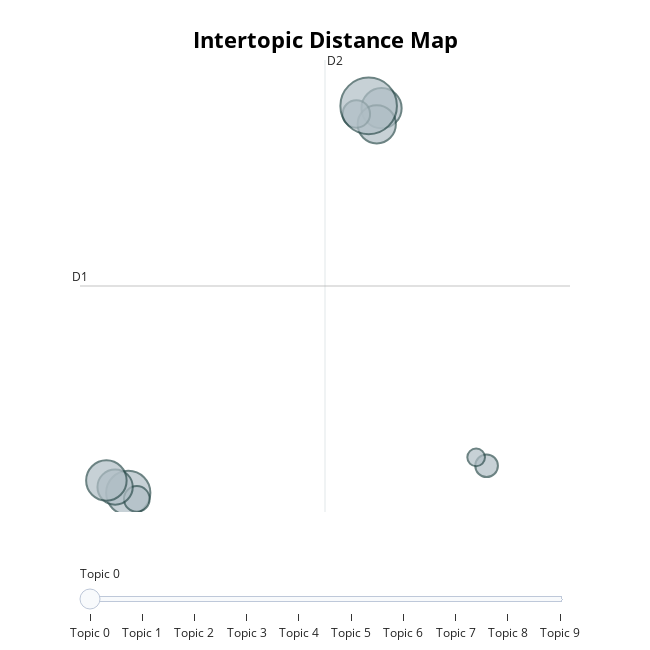

This figure's notebook cell:
### Markdown cell above
### Interactive BERTopic visualization

### Code cell
# Plotly
fig = topic_model.visualize_topics(use_ctfidf=True)
fig.show()

### Figure 1 — Plotly figure (JSON) as saved in the notebook; plotly's stock layout.template omitted (floating-point values rounded to 4 significant figures)
{"data": [{"customdata": [[0, "sandy | hurricane | storm | power | amp", 1007], [1, "message | like | please | information | know", 3839], [2, "water | health | disease | food | child", 3167], [3, "haiti | earthquake | haitian | rt | passport", 1297], [4, "help | house | please | port | need", 2445], [5, "government | international | country | group | said", 2870], [6, "earthquake | quake | tsunami | information | people", 1481], [7, "santiago | chile | concepcion | aftershock | rt", 614], [8, "food | need | tent | water | help", 3217], [9, "flood | rain | area | water | people", 6279]], "hovertemplate": "<b>Topic %{customdata[0]}</b><br>%{customdata[1]}<br>Size: %{customdata[2]}", "legendgroup": "", "marker": {"color": "#B0BEC5", "line": {"color": "DarkSlateGrey", "width": 2}, "size": [1007, 3839, 3167, 1297, 2445, 2870, 1481, 614, 3217, 6279], "sizemode": "area", "sizeref": 3.924, "symbol": "circle"}, "mode": "markers", "name": "", "orientation": "v", "showlegend": false, "type": "scatter", "x": [18.96, 6.742, 15.38, 7.033, 6.294, 15.21, 14.52, 18.6, 5.996, 14.94], "xaxis": "x", "y": [-2.305, -3.463, 12.98, -3.725, -3.218, 12.29, 12.73, -1.949, -2.937, 13.07], "yaxis": "y"}], "layout": {"annotations": [{"showarrow": false, "text": "D1", "x": 5.096, "y": 5.376, "yshift": 10}, {"showarrow": false, "text": "D2", "x": 13.45, "xshift": 10, "y": 15.04}], "height": 650, "hoverlabel": {"bgcolor": "white", "font": {"family": "Rockwell", "size": 16}}, "legend": {"itemsizing": "constant", "tracegroupgap": 0}, "margin": {"t": 60}, "shapes": [{"line": {"color": "#CFD8DC", "width": 2}, "type": "line", "x0": 13.45, "x1": 13.45, "y0": -4.284, "y1": 15.04}, {"line": {"color": "#9E9E9E", "width": 2}, "type": "line", "x0": 5.096, "x1": 21.8, "y0": 5.376, "y1": 5.376}], "sliders": [{"active": 0, "pad": {"t": 50}, "steps": [{"args": [{"marker.color": [["red", "#B0BEC5", "#B0BEC5", "#B0BEC5", "#B0BEC5", "#B0BEC5", "#B0BEC5", "#B0BEC5", "#B0BEC5", "#B0BEC5"]]}], "label": "Topic 0", "method": "update"}, {"args": [{"marker.color": [["#B0BEC5", "red", "#B0BEC5", "#B0BEC5", "#B0BEC5", "#B0BEC5", "#B0BEC5", "#B0BEC5", "#B0BEC5", "#B0BEC5"]]}], "label": "Topic 1", "method": "update"}, {"args": [{"marker.color": [["#B0BEC5", "#B0BEC5", "red", "#B0BEC5", "#B0BEC5", "#B0BEC5", "#B0BEC5", "#B0BEC5", "#B0BEC5", "#B0BEC5"]]}], "label": "Topic 2", "method": "update"}, {"args": [{"marker.color": [["#B0BEC5", "#B0BEC5", "#B0BEC5", "red", "#B0BEC5", "#B0BEC5", "#B0BEC5", "#B0BEC5", "#B0BEC5", "#B0BEC5"]]}], "label": "Topic 3", "method": "update"}, {"args": [{"marker.color": [["#B0BEC5", "#B0BEC5", "#B0BEC5", "#B0BEC5", "red", "#B0BEC5", "#B0BEC5", "#B0BEC5", "#B0BEC5", "#B0BEC5"]]}], "label": "Topic 4", "method": "update"}, {"args": [{"marker.color": [["#B0BEC5", "#B0BEC5", "#B0BEC5", "#B0BEC5", "#B0BEC5", "red", "#B0BEC5", "#B0BEC5", "#B0BEC5", "#B0BEC5"]]}], "label": "Topic 5", "method": "update"}, {"args": [{"marker.color": [["#B0BEC5", "#B0BEC5", "#B0BEC5", "#B0BEC5", "#B0BEC5", "#B0BEC5", "red", "#B0BEC5", "#B0BEC5", "#B0BEC5"]]}], "label": "Topic 6", "method": "update"}, {"args": [{"marker.color": [["#B0BEC5", "#B0BEC5", "#B0BEC5", "#B0BEC5", "#B0BEC5", "#B0BEC5", "#B0BEC5", "red", "#B0BEC5", "#B0BEC5"]]}], "label": "Topic 7", "method": "update"}, {"args": [{"marker.color": [["#B0BEC5", "#B0BEC5", "#B0BEC5", "#B0BEC5", "#B0BEC5", "#B0BEC5", "#B0BEC5", "#B0BEC5", "red", "#B0BEC5"]]}], "label": "Topic 8", "method": "update"}, {"args": [{"marker.color": [["#B0BEC5", "#B0BEC5", "#B0BEC5", "#B0BEC5", "#B0BEC5", "#B0BEC5", "#B0BEC5", "#B0BEC5", "#B0BEC5", "red"]]}], "label": "Topic 9", "method": "update"}]}], "title": {"font": {"color": "Black", "size": 22}, "text": "<b>Intertopic Distance Map</b>", "x": 0.5, "xanchor": "center", "y": 0.95, "yanchor": "top"}, "width": 650, "xaxis": {"anchor": "y", "domain": [0, 1], "range": [5.096, 21.8], "title": {"text": ""}, "visible": false}, "yaxis": {"anchor": "x", "domain": [0, 1], "range": [-4.284, 15.04], "title": {"text": ""}, "visible": false}}}
